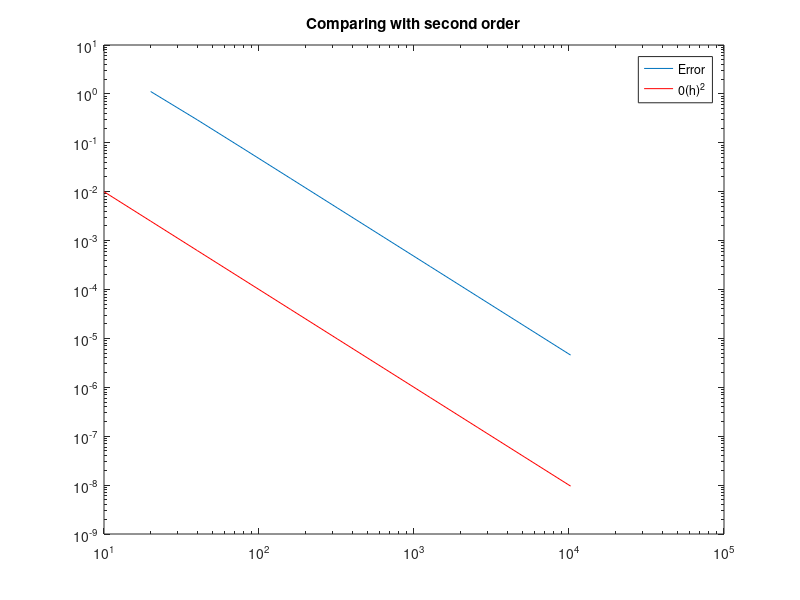

This chart was generated by the following MATLAB code:
clc;
clear all;
close all;
f=@(x) exp(x)*cos(x); % function
a=0; % lower limit
b=pi/2; % upper limit
n=1;
k=1;
Err(1)=0;
while(n<=1024)
N(k)=10*n;
h=(b-a)/n;% step length
x=a:h:b;
for i=1:length(x)
y(i)=f(x(i));
end
% Trapezoid formula
l=length(x);
Th=((h/2)*((y(1)+y(l))+2*(sum(y)-y(1)-y(l))));
Error=abs(Th-(exp(pi/2)-1)/2); % error
n=n*2;
Trpa(k)=Th;
Err(k+1)=Error;
Log_err(k)=log2( Err(k)/ Err(k+1));
k=k+1;
end
disp('n Integral value log2(e_(n/2)/e_n) ')
disp('___________________________________________________________')
Log_err(1)=0;
for i=1:k-1
fprintf('%0.5f \t %15e \t %15f \n',N(i),Trpa(i), Log_err(i))
end
loglog(N,Err(1:k-1))
hold on
loglog(N,1./N.^2,'r')
legend('Error','0(h)^2')
title('Comparing with second order')
